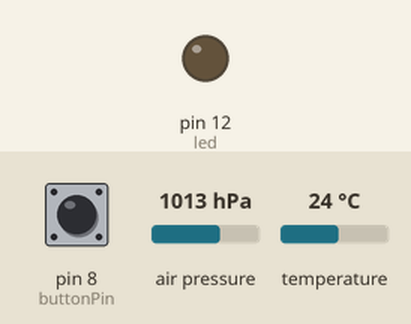
Recording of a sketch running on a simulated Arduino Uno, built with avr-gcc and run on an emulated ATmega328P. Shown: output pins drawn as LEDs (lit = HIGH). Inputs (shaded band) come from the test bench; at power-on: pin 8 (buttonPin) LOW, temperature 24 °C, air pressure 1013 hPa. What the sketch prints to the serial monitor is not drawn.

Above: at 1.2 s.
1.3 s: pin 8 (buttonPin) pulled HIGH for 0.15 s
At 1.6 s:
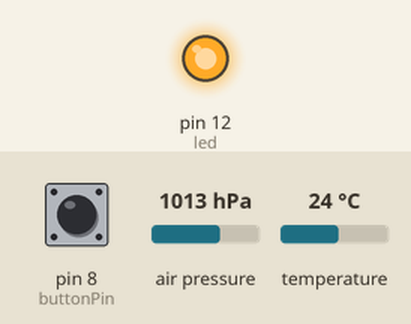
2.9 s: temperature set to 12 °C
Timing chart, 0 to 5.9 s (numbered marks = the images above; inputs shaded):
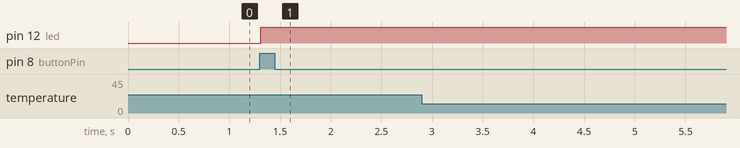

Measured:
- after the input at 1.3 s, pin 12 (led): LOW → HIGH at once
- after the input at 2.9 s, every drawn part: stays the same

The sketch:

_140303_BMP_firefly_v5.ino
```cpp
#include <Wire.h>
#include <Adafruit_Sensor.h>
#include <Adafruit_BMP085_U.h>

/*
 Connections
 ===========
 Connect SCL to analog 5
 Connect SDA to analog 4
 Connect VDD to 3.3V DC
 Connect GROUND to common ground

 Summary
 ========
 This Arduino code calculates the temperture, pressure, and altitude of the area and
 sends that information over to the electric imp using the tx port (digital pin 1) on the arduino
 to the rx port on the imp (pin 5) and serial.write
 */

const int led = 12;            // This is the pin that the leds are connected to in series
const int buttonPin = 8;       /*
                                 This is the pin where the output of the button connects to the board
                                 Connect one pin of the button to ground and on the same side
                                 connect the other pin to 3.3v
                                 on the other side connect the pin accross from ground to the pin
                                 defined in this experiment (Pin 7)
                               */
int buttonState=0;             // The current reading from the input pin
int PressNum = 0;              // The number of times the button has been pressed

Adafruit_BMP085_Unified bmp = Adafruit_BMP085_Unified(10085);

void setup(void)
{
  pinMode(buttonPin, INPUT);
  pinMode(led, OUTPUT);
  Serial.begin(9600);

  /* Initialise the sensor */
  if(!bmp.begin())
  {
    /* There was a problem detecting the BMP085 ... check your connections */
    Serial.println("Ooops, no BMP085 detected ... Check your wiring or I2C ADDR!");
    while(1);
  }
}

void loop(void)
{
  sensors_event_t event;
  bmp.getEvent(&event);

  buttonState = digitalRead(buttonPin);
  if (buttonState == HIGH) {
    if(PressNum%2==0)
    {
          digitalWrite(led, HIGH);   // turn the LED on (HIGH is the voltage level)
          PressNum=PressNum++;
          delay(2000);
    }
    else
    {
         digitalWrite(led, LOW);   // turn the LED off(HIGH is the voltage level)
         PressNum=PressNum++;
         delay(2000);
    }


    /* Display the results (barometric pressure is measure in hPa) */
    if (event.pressure)
    {
      /* Display atmospheric pressue in hPa */
      /*
         Serial.print("Pressure:    ");
         Serial.print(event.pressure);
         Serial.println(" hPa");
      */
        float pressure = event.pressure;

      /* First we get the current temperature from the BMP085 */
      float temperature;
      bmp.getTemperature(&temperature);
      float tempc=temperature;
      /*
        Serial.print("Temperature: ");
        Serial.print(tempc);
        Serial.println(" C     ");
      */


      float seaLevelPressure = SENSORS_PRESSURE_SEALEVELHPA;
      /*
         Serial.print("Altitude:    ");
         Serial.print(bmp.pressureToAltitude(seaLevelPressure, event.pressure, temperature));
         Serial.println(" m");
         Serial.println("");
       */

      //pressure = pressure/4;
      float altitude = bmp.pressureToAltitude(seaLevelPressure, event.pressure,temperature);
      byte data[] = {(byte)tempc,(byte)pressure,(byte)altitude};

      Serial.write(data,4);
    }
    else { Serial.println("Sensor error"); }
  }
}
```
